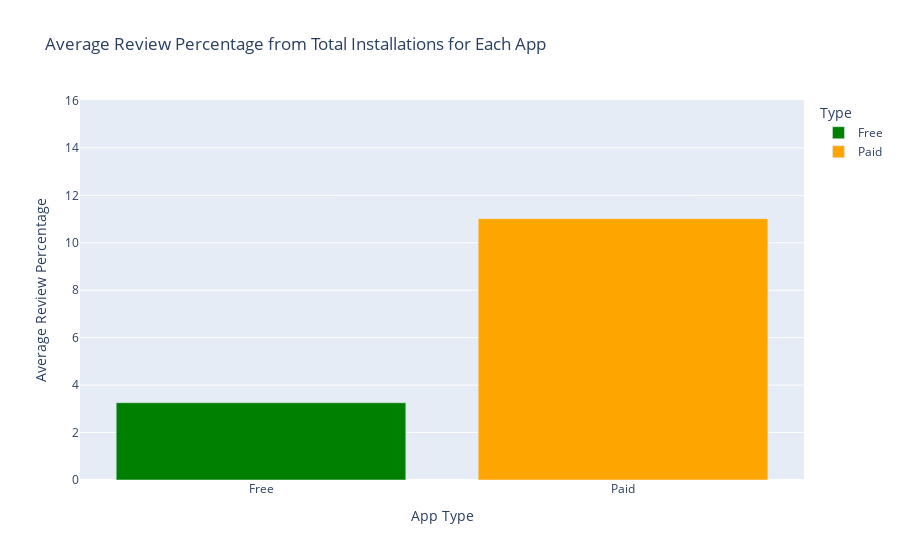

Notebook code for this chart:
### Markdown cell above
ההבדל אמנם קטן, אך ניתן לראות כי בממוצע דירגו באופן גבוה אפליקציות בתשלום.

### Code cell
import plotly.express as px
import pandas as pd

# חישוב אחוז הביקורות מסך כל ההתקנות לכל אפליקציה
apps['Review_Percentage'] = (apps['Reviews'] / apps['Installs']) * 100

# הסרת ערכים לא חוקיים בעמודת 'Review_Percentage'
apps = apps.dropna(subset=['Review_Percentage'])
apps = apps[apps['Review_Percentage'].apply(lambda x: isinstance(x, (int, float)))]

# חישוב הממוצע של אחוז הביקורות לפי סוג האפליקציה
average_review_percentage_df = apps.groupby('Type')['Review_Percentage'].mean().reset_index()
average_review_percentage_df.columns = ['Type', 'Average Review Percentage']

# יצירת גרף עמודות עם Plotly
fig = px.bar(average_review_percentage_df, x='Type', y='Average Review Percentage', 
             color='Type', color_discrete_map={'Paid': 'orange', 'Free': 'green'}, 
             title='Average Review Percentage from Total Installations for Each App')

# הגדרת שמות צירים
fig.update_layout(
    xaxis_title='App Type',
    yaxis_title='Average Review Percentage',
    yaxis_range=[0, max(average_review_percentage_df['Average Review Percentage']) + 5]
)

# הצגת הגרף
fig.show()

### Figure 1 — Plotly figure (JSON) as saved in the notebook; plotly's stock layout.template omitted (floating-point values rounded to 4 significant figures)
{"data": [{"alignmentgroup": "True", "hovertemplate": "Type=%{x}<br>Average Review Percentage=%{y}<extra></extra>", "legendgroup": "Free", "marker": {"color": "green", "pattern": {"shape": ""}}, "name": "Free", "offsetgroup": "Free", "orientation": "v", "showlegend": true, "textposition": "auto", "type": "bar", "x": ["Free"], "xaxis": "x", "y": [3.258], "yaxis": "y"}, {"alignmentgroup": "True", "hovertemplate": "Type=%{x}<br>Average Review Percentage=%{y}<extra></extra>", "legendgroup": "Paid", "marker": {"color": "orange", "pattern": {"shape": ""}}, "name": "Paid", "offsetgroup": "Paid", "orientation": "v", "showlegend": true, "textposition": "auto", "type": "bar", "x": ["Paid"], "xaxis": "x", "y": [11.02], "yaxis": "y"}], "layout": {"autosize": true, "barmode": "relative", "legend": {"title": {"text": "Type"}, "tracegroupgap": 0}, "title": {"text": "Average Review Percentage from Total Installations for Each App"}, "xaxis": {"anchor": "y", "autorange": true, "categoryarray": ["Free", "Paid"], "categoryorder": "array", "domain": [0, 1], "range": [-0.5, 1.5], "title": {"text": "App Type"}, "type": "category"}, "yaxis": {"anchor": "x", "domain": [0, 1], "range": [0, 16.02], "title": {"text": "Average Review Percentage"}, "type": "linear"}}}
